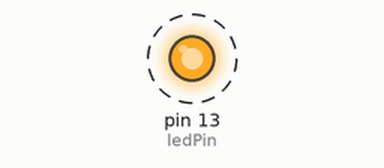
A sketch run on a simulated Arduino Uno, built with avr-gcc and run on an emulated ATmega328P. Shown: output pins drawn as LEDs (lit = HIGH). Dashed ring = blinking. What the sketch prints to the serial monitor is not drawn.

Above: at 0.5 s.
Timing chart, 0 to 3.5 s (numbered marks = the images above):
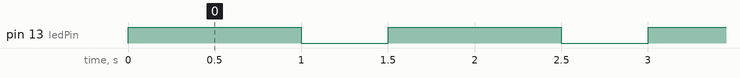

The sketch:

task1.ino
```cpp
int ledPin=13;
void setup() {
  // put your setup code here, to run once:
  pinMode(ledPin, OUTPUT);
  Serial.begin(115200);

}

void loop() {
  // put your main code here, to run repeatedly:
  digitalWrite(ledPin, HIGH);
  delay(1000);
  Serial.println("LED ON");
  digitalWrite(ledPin, LOW);
  delay(500);
  Serial.println("LED OFF");
}
```

Measured:
- by itself, pin 13 (ledPin): alternates HIGH for 1.0 s and LOW for 0.50 s
